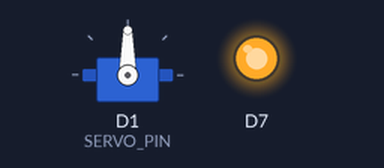
Bench run of a sketch on a simulated Particle Photon. On the bench: servo, output pins drawn as LEDs (lit = HIGH).

Above: at 0.1 s.
At 1.65 s:
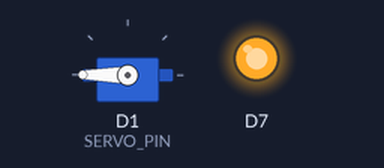
At 4.35 s:
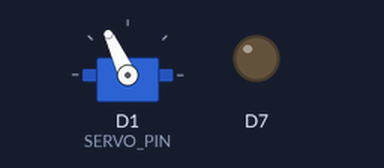
At 39.76 s:
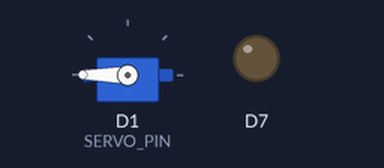
Timing chart, 0 to 40.0 s (numbered marks = the images above):
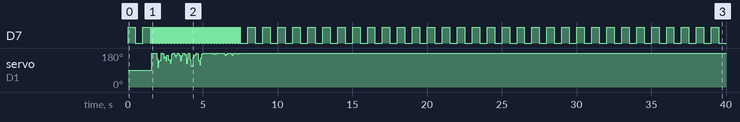

The sketch:

AnimatronicMouthTest.ino
```cpp
/******************************************************************************
 * AnimatronicMouthTest.ino:  Test program to experiment with using a servo
 *  controlled "mouth" to mimic speech in an animatronic figure.
 *
 * This program uses an array of 201 integers as the source of "envelope"
 * data from sampling a .wav file containing a welcoming message.  The
 * array was generated by processing the file "Welcome_high.wav" through
 * an analog circuit simulated in LTSpice: "Analog_wavefile_input.asc".  The
 * LTSpice simulation captured the output of this circuit which is the envelope
 * data for the input .wav file.  The simulation was was copied to an Excel
 * spreadsheet and then edited so that only samples of the data at 250 ms
 * intervals were retained.  These samples (4 seconds worth of speech data) were
 * then copied inbto the array "env_data" which is contained in the file "env_data.dat".
 * This file also contains the number of elements in the array in the const int "env_data_size"
 * (in this case, 201 elements in the array representing about 4 seconds worth of
 * sample envelope data).  The data in the array is scaled where 0 = 0 volts and
 * 4095 = 3.3 volts.
 *
 * This program loops through the array, averaging the last NUM_AVERAGE number
 * of samples, scaling the result to the servo values 0 to 90 degrees, and operating
 * the servo accordingly.  The idea is to experimnent with various number of
 * samples averaged to determine a realistic way to operate the servo that
 * simulates mouth movements.
 *
 * The program runs on a Particle Photon that is used on a TPP "Wireless_IO_Board".
 * This board has a servo control attachment on Photon pin D1.
 *
 * The program reads through the array, averaging and controlling the servo, until
 * all of the array has been read through.  The program then waits loops forever until
 * the Photon is reset.
 *
 * (c) 2020, 2021 Team Practical Projects, Bob Glicksman, Jim Schrempp
 * version: 1.0; 12-18-20
 *
 * *********************************************************************************/

// Data file
const int env_data_size = 201;
uint16_t env_data[] =
	{34,34,34,34,34,34,34,34,34,34,34,34,43,2439,3374,2481,1845,1937,1681,1534,
	2152,671,138,49,36,34,37,219,1224,1026,744,790,1557,1671,587,405,315,676,1605,1258,
	1216,1996,2155,2004,1492,1043,371,110,45,36,34,68,808,297,718,995,672,215,127,82,
	58,331,304,658,1714,1553,1581,1459,784,337,168,53,37,34,41,732,266,224,1502,2757,
	1809,352,78,69,84,50,753,2165,2499,2787,2833,2712,3142,1920,969,827,435,574,632,128,
	47,61,40,327,1433,1610,1439,1755,2452,2471,1441,443,350,234,222,112,45,36,38,46,
	81,85,58,39,39,38,40,49,46,51,53,42,37,34,34,34,196,165,89,60,
	97,228,318,289,140,52,37,34,34,35,39,55,61,90,86,80,52,41,39,37,
	41,101,115,387,573,505,519,198,224,75,41,35,34,34,34,35,57,89,209,394,
	560,465,118,49,38,35,43,43,52,61,93,166,228,194,192,122,59,43,37,34,34};

// Photon pin definitions
const int SERVO_PIN = D1;

// Constants
const int NUMBER_SAMPLES_TO_AVERAGE = 2;    // this number of samples is averaged to drive the servo
const int MOUTH_CLOSED = 90;    // servo position for the mouth closed
const int MOUTH_OPENED = 180;   // servo position for wide open mouth
const int MIN_DATA = 0;         // lowest value of averaged data
const int MAX_DATA = 3500;      // highest value of averaged data

// define the mouth servo object
Servo mouthServo;

// Globals for console display
    int dataPointIndex = 0;     // variable to hold the index into the data array
    int servoPoints = 0;        // number of servo control points

void setup() {
    pinMode(D7, OUTPUT);
    mouthServo.attach(SERVO_PIN);
    Particle.variable("index", dataPointIndex);
    Particle.variable("servoPoints", servoPoints);

    // flash D7 LED twice to indocate setup is complete
    flashLED(D7);
    delay(500);
    flashLED(D7);
    delay(500);
    flashLED(D7);
    delay(500);
    flashLED(D7);
}   // end of setup()

void loop() {

    static unsigned long sampleTime = millis();
    static unsigned int averagedData = 0;
    static int numberAveragedPoints = 0;
    int servoCommand;


    // process the data array
    if(dataPointIndex < env_data_size) {
        //  walk through the data samples array, one point every 20 ms
        if( (millis() - sampleTime) >= 20) {  // wait for 50 ms to elapse
            if(numberAveragedPoints < NUMBER_SAMPLES_TO_AVERAGE) { // get another point into the average
                averagedData += env_data[dataPointIndex++];
                numberAveragedPoints++;
            } else { // process the average, control the servo, and reset for another average
                averagedData = averagedData / NUMBER_SAMPLES_TO_AVERAGE;
                // scale the data
                servoCommand = map(averagedData, MIN_DATA, MAX_DATA, MOUTH_OPENED, MOUTH_CLOSED);
                // control the servo
                mouthServo.write(servoCommand);
                servoPoints++;  // increment the count of outputs to the servo in the run
                // reset averaged data
                averagedData = 0;
                numberAveragedPoints = 0;
            }

            flashLED(D7); // toogle the D7 LED to show things are working
            sampleTime = millis();  // reset the sample interval time
        }


    } else {    // we have walked through the entire data array
        while(true){
            // loop forever until reset the Photon
            flashLED(D7);
            delay(500);
            flashLED(D7);
            delay(500);
        }
    }

}   // end of loop()

void flashLED(int LEDpin) {
    static  bool flashLed = true;

    if(flashLed == true) {
        digitalWrite(LEDpin, HIGH);
        flashLed = false;

    } else {
        digitalWrite(LEDpin, LOW);
        flashLed = true;
    }
}   // end of flashLED()
```

Measured:
- by itself, D7: goes LOW 0.50 s, HIGH 0.50 s, 150 × (LOW 0.02 s, HIGH 0.02 s), 32 × (LOW 0.52 s, HIGH 0.50 s), then LOW
